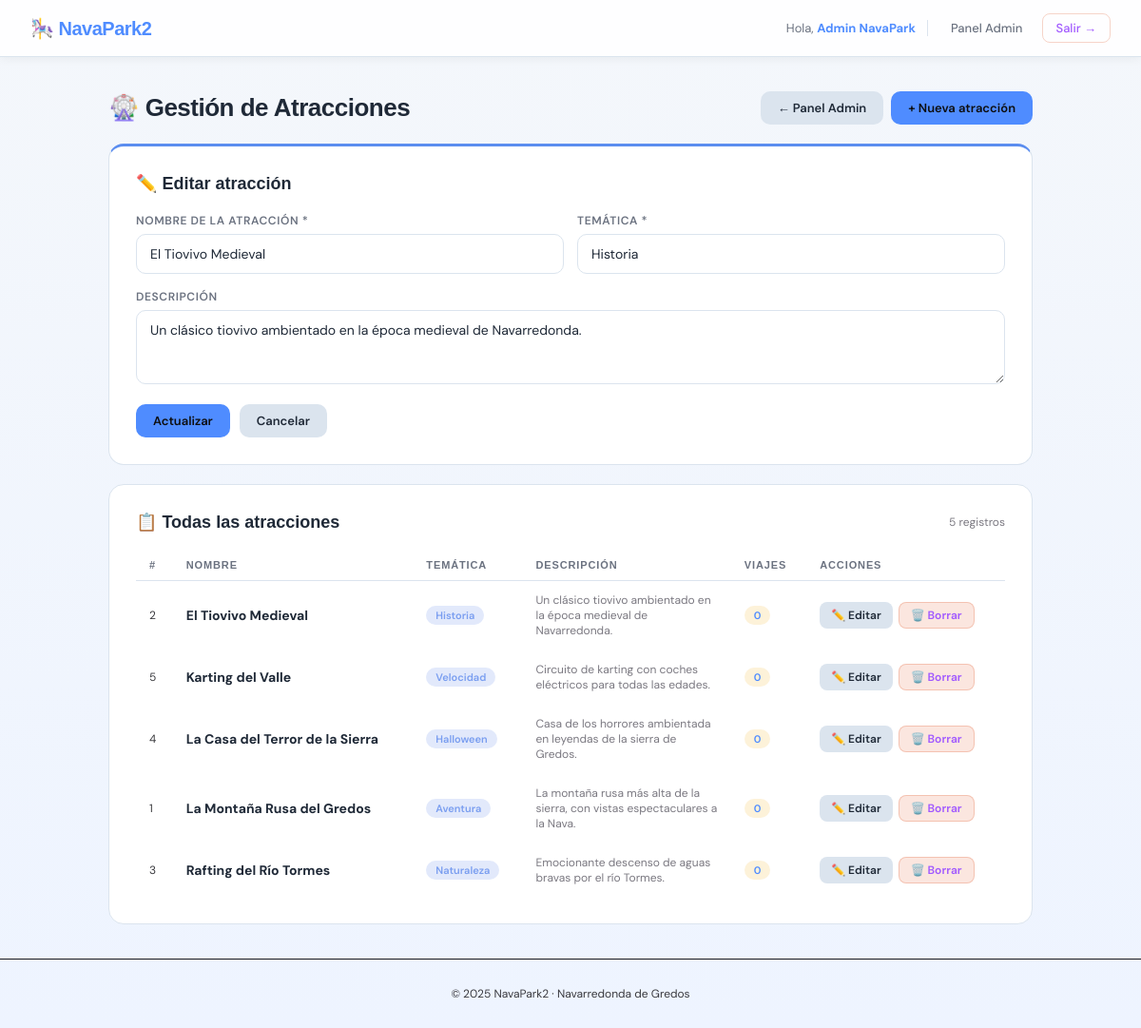
Screenshot of /admin/atracciones.php?accion=modificar&id=2 (signed in) with the database file from the repository.
### tables this page shows
CREATE TABLE atracciones (
    id INT AUTO_INCREMENT PRIMARY KEY,
    nombre VARCHAR(150) NOT NULL,
    tematica VARCHAR(100) NOT NULL,
    descripcion TEXT,
    created_at TIMESTAMP DEFAULT CURRENT_TIMESTAMP
);

### admin/atracciones.php (the view, shortened to what this page needs)
<?php
$db      = getDB();
$accion  = $_GET['accion'] ?? 'listar';
$id      = intval($_GET['id'] ?? 0);
$atraccionEditar = null;
if ($accion === 'modificar' && $id && $_SERVER['REQUEST_METHOD'] !== 'POST') {
    $stmt = $db->prepare("SELECT * FROM atracciones WHERE id = ?");
    $stmt->bind_param('i', $id);
    $stmt->execute();
    $atraccionEditar = $stmt->get_result()->fetch_assoc();
}
$atracciones = $db->query("
    SELECT a.*, COUNT(v.id) AS total_viajes
    FROM atracciones a
    LEFT JOIN viajes v ON a.id = v.atraccion_id
    GROUP BY a.id
    ORDER BY a.nombre
");
require_once '../includes/header.php';
?>
<div class="container">
    <div style="display:flex;align-items:center;justify-content:space-between;margin-bottom:20px;flex-wrap:wrap;gap:12px;">
        <h1 style="margin-bottom:0;">🎡 Gestión de Atracciones</h1>
        <div style="display:flex;gap:8px;">
            <a href="index.php" class="btn btn-secondary">← Panel Admin</a>
            <a href="?accion=insertar" class="btn btn-primary">+ Nueva atracción</a>
        </div>
    </div>
    <?php if ($accion === 'insertar'): ?>
    <div class="card card-accent-green" style="margin-bottom:20px;">
        <h2 style="margin-bottom:20px;">➕ Nueva atracción</h2>
        <form method="POST" action="?accion=insertar">
            <div style="display:grid;grid-template-columns:1fr 1fr;gap:14px;">
                <div class="form-group">
                    <label>Nombre de la atracción *</label>
                    <input type="text" name="nombre" required placeholder="Ej: La Montaña Rusa del Gredos">
                </div>
                <div class="form-group">
                    <label>Temática *</label>
                    <input type="text" name="tematica" required placeholder="Ej: Aventura, Historia...">
                </div>
            </div>
            <div class="form-group">
                <label>Descripción</label>
                <textarea name="descripcion" rows="3" placeholder="Descripción de la atracción..."></textarea>
            </div>
            <div style="display:flex;gap:10px;margin-top:6px;">
                <button type="submit" class="btn btn-primary">Guardar atracción</button>
                <a href="atracciones.php" class="btn btn-secondary">Cancelar</a>
            </div>
        </form>
    </div>
    <?php elseif ($accion === 'modificar' && $atraccionEditar): ?>
    <div class="card card-accent-blue" style="margin-bottom:20px;">
        <h2 style="margin-bottom:20px;">✏️ Editar atracción</h2>
        <form method="POST" action="?accion=modificar&id=<?= $atraccionEditar['id'] ?>">
            <div style="display:grid;grid-template-columns:1fr 1fr;gap:14px;">
                <div class="form-group">
                    <label>Nombre de la atracción *</label>
                    <input type="text" name="nombre" required value="<?= htmlspecialchars($atraccionEditar['nombre']) ?>">
                </div>
                <div class="form-group">
                    <label>Temática *</label>
                    <input type="text" name="tematica" required value="<?= htmlspecialchars($atraccionEditar['tematica']) ?>">
                </div>
            </div>
            <div class="form-group">
                <label>Descripción</label>
                <textarea name="descripcion" rows="3"><?= htmlspecialchars($atraccionEditar['descripcion'] ?? '') ?></textarea>
            </div>
            <div style="display:flex;gap:10px;margin-top:6px;">
                <button type="submit" class="btn btn-primary">Actualizar</button>
                <a href="atracciones.php" class="btn btn-secondary">Cancelar</a>
            </div>
        </form>
    </div>
    <?php endif; ?>
    <div class="card">
        <div style="display:flex;align-items:center;justify-content:space-between;margin-bottom:18px;">
            <h2 style="margin-bottom:0;">📋 Todas las atracciones</h2>
            <?php if ($atracciones): ?>
            <span style="font-size:12px;color:#7a7880;"><?= $atracciones->num_rows ?> registros</span>
            <?php endif; ?>
        </div>
        <?php if ($atracciones && $atracciones->num_rows > 0): ?>
        <div style="overflow-x:auto;">
            <table>
                <thead>
                    <tr>
                        <th>#</th>
                        <th>Nombre</th>
                        <th>Temática</th>
                        <th>Descripción</th>
                        <th>Viajes</th>
                        <th>Acciones</th>
                    </tr>
                </thead>
                <tbody>
                    <?php while ($a = $atracciones->fetch_assoc()): ?>
                    <tr>
                        <td style="color:#3a3a3e;font-size:12px;"><?= $a['id'] ?></td>
                        <td><strong><?= htmlspecialchars($a['nombre']) ?></strong></td>
                        <td><span class="pill pill-blue"><?= htmlspecialchars($a['tematica']) ?></span></td>
                        <td style="font-size:12px;color:#7a7880;max-width:200px;">
                            <?= htmlspecialchars(substr($a['descripcion'] ?? '', 0, 80)) ?>
                        </td>
                        <td>
                            <span class="pill pill-yellow"><?= $a['total_viajes'] ?></span>
                        </td>
                        <td>
                            <div style="display:flex;gap:6px;">
                                <a href="?accion=modificar&id=<?= $a['id'] ?>" class="btn btn-secondary btn-sm">✏️ Editar</a>
                                <a href="?accion=borrar&id=<?= $a['id'] ?>"
                                   class="btn btn-danger btn-sm"
                                   onclick="return confirm('¿Eliminar la atracción <?= addslashes($a['nombre']) ?>? Se borrarán también sus viajes.')">
                                   🗑️ Borrar
                                </a>
                            </div>
                        </td>
                    </tr>
                    <?php endwhile; ?>
                </tbody>
            </table>
        </div>
        <?php endif; ?>
    </div>
</div>
<?php require_once '../includes/footer.php'; ?>

### includes/header.php (style rules this page uses)
:root { --bg: #f4f7fb; --surface: #ffffff; --border: #dbe4ee; --accent: #4f8cff; --accent2: #a159ff; --blue: #5b8def; --green: #45c486; --text: #1f2937; --muted: #6b7280; --radius: 16px; --font-h: 'Arial', sans-serif; --font-b: 'DM Sans', sans-serif; }
*, *::before, *::after { box-sizing: border-box; margin: 0; padding: 0; }
body { font-family: var(--font-b); background: linear-gradient(180deg, #f4f7fb 0%, #eef4ff 100%); color: var(--text); min-height: 100vh; }
.container { max-width: 1020px; margin: 36px auto; padding: 0 24px; }
.card { background: var(--surface); border: 1px solid var(--border); border-radius: var(--radius); padding: 28px; margin-bottom: 20px; transition: all .25s ease; }
.card-accent-blue { border-top: 3px solid var(--blue); }
h1 { font-family: var(--font-h); font-weight: 800; font-size: 26px; color: var(--text); margin-bottom: 16px; letter-spacing: -.5px; }
h2 { font-family: var(--font-h); font-weight: 700; font-size: 18px; color: var(--text); margin-bottom: 14px; }
table { width: 100%; border-collapse: collapse; }
th { font-family: var(--font-h); font-size: 11px; font-weight: 700; letter-spacing: .08em; text-transform: uppercase; color: var(--muted); padding: 10px 14px; border-bottom: 1px solid var(--border); text-align: left; }
td { padding: 12px 14px; border-bottom: 1px solid rgba(255, 255, 255, .04); font-size: 14px; }
tr:last-child td { border-bottom: none; }
.btn { display: inline-flex; align-items: center; gap: 6px; padding: 9px 18px; border-radius: 10px; font-size: 13px; font-weight: 600; cursor: pointer; border: none; font-family: var(--font-b); text-decoration: none; transition: all .2s; white-space: nowrap; }
.btn-primary { background: var(--accent); color: #0e0e0f; }
.btn-secondary { background: var(--border); color: var(--text); }
.btn-danger { background: rgba(224, 90, 43, .15); color: var(--accent2); border: 1px solid rgba(224, 90, 43, .25); }
.btn-sm { padding: 5px 12px; font-size: 12px; border-radius: 8px; }
.form-group { margin-bottom: 16px; }
label { display: block; font-size: 12px; font-weight: 600; letter-spacing: .05em; text-transform: uppercase; color: var(--muted); margin-bottom: 6px; }
input, select, textarea { width: 100%; padding: 11px 14px; background: #fff; border: 1px solid var(--border); border-radius: 10px; font-size: 14px; color: var(--text); font-family: var(--font-b); transition: border-color .2s; }
input::placeholder, textarea::placeholder { color: var(--muted); }
.pill { display: inline-block; padding: 3px 10px; border-radius: 20px; font-size: 11px; font-weight: 600; }
.pill-yellow { background: rgba(240, 165, 0, .15); color: var(--accent); }
.pill-blue { background: rgba(61, 107, 228, .15); color: #7a9ef0; }

### rows the page displays
atracciones: nombre "El Tiovivo Medieval", tematica "Historia", descripcion "Un clásico tiovivo ambientado en la época medieval de Navarredonda.", id "2", total_viajes "0"
atracciones: id "5", nombre "Karting del Valle", tematica "Velocidad", descripcion "Circuito de karting con coches eléctricos para todas las edades.", total_viajes "0"
atracciones: id "4", nombre "La Casa del Terror de la Sierra", tematica "Halloween", descripcion "Casa de los horrores ambientada en leyendas de la sierra de Gredos.", total_viajes "0"
atracciones: id "1", nombre "La Montaña Rusa del Gredos", tematica "Aventura", descripcion "La montaña rusa más alta de la sierra, con vistas espectaculares a la Nava.", total_viajes "0"
atracciones: id "3", nombre "Rafting del Río Tormes", tematica "Naturaleza", descripcion "Emocionante descenso de aguas bravas por el río Tormes.", total_viajes "0"

### other values shown
$_SESSION['nombre'] "Admin NavaPark"
$atracciones->num_rows "5"
